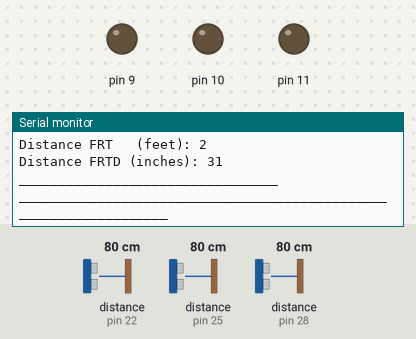
A sketch run on a simulated Arduino Uno, built with avr-gcc and run on an emulated ATmega328P. Shown: output pins drawn as LEDs (lit = HIGH), the last lines printed to the serial monitor. The test bench sets the inputs (shaded band); at power-on: distance to the obstacle (sensors on pin 22, pin 25, pin 28) 80 cm.

Above: at 2.4 s.
2.5 s: distance to the obstacle (sensor on pin 22) set to 2 cm
9.6 s: distance to the obstacle (sensor on pin 25) set to 2 cm
13.0 s: distance to the obstacle (sensor on pin 28) set to 2 cm
At 16.5 s:
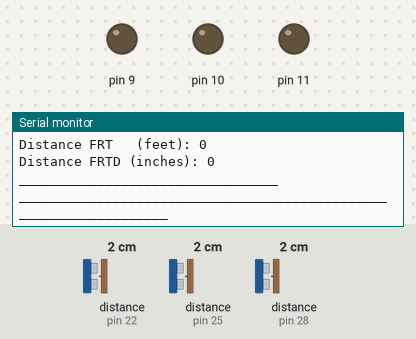
20.1 s: distance to the obstacle (sensor on pin 22) set to 4 cm
23.5 s: distance to the obstacle (sensor on pin 25) set to 35 cm
30.6 s: distance to the obstacle (sensor on pin 28) set to 4 cm
At 34.2 s:
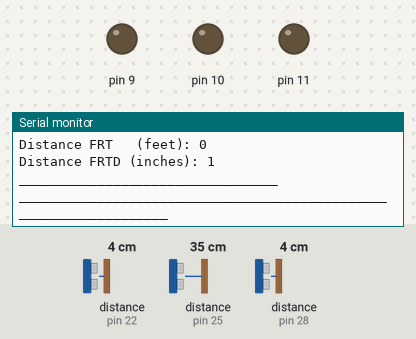
Timing chart, 0 to 35.0 s (numbered marks = the images above; inputs shaded):
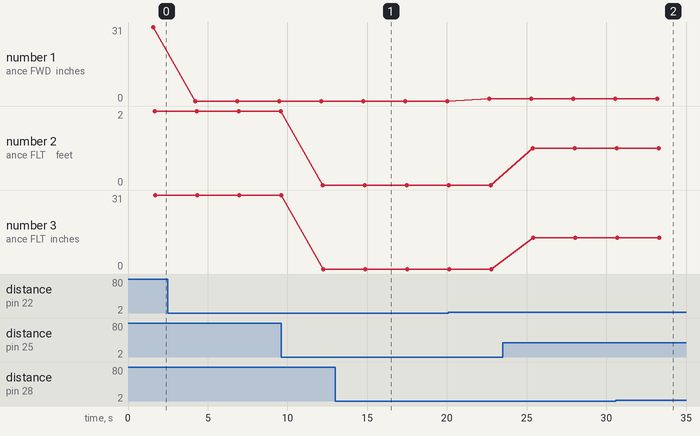

Measured:
- after the input at 13.0 s, the serial monitor: prints a new line after 2.0 s (image 1)
- after the input at 30.6 s, the serial monitor: prints a new line after 2.8 s (image 2)
- plotted number 1: 0 → 1 after the input at 20.1 s
- plotted number 3: 0 → 13 after the input at 23.5 s

The sketch:

vl53l0x_1.ino
```cpp
#include <Wire.h>
#include <VL53L0X.h>

VL53L0X sensor;
VL53L0X sensor2;
VL53L0X sensor3;

void setup()
{

  pinMode(9, OUTPUT);
  pinMode(10, OUTPUT);
  pinMode(11, OUTPUT);
  digitalWrite(9, LOW);
  digitalWrite(10, LOW);
  digitalWrite(11, LOW);

  delay(500);
  Wire.begin();


  Serial.begin (9600);

  //SENSOR
  pinMode(9, INPUT);
  delay(150);
  Serial.println("00");
  sensor.init(true);
  Serial.println("01");
  delay(100);
  sensor.setAddress((uint8_t)22);
  Serial.println("02");

  //SENSOR 2
  pinMode(10, INPUT);
  delay(150);
  sensor2.init(true);
  Serial.println("03");
  delay(100);
  sensor2.setAddress((uint8_t)25);
  Serial.println("04");

  //SENSOR 3
  pinMode(11, INPUT);
  delay(150);
  sensor3.init(true);
  Serial.println("05");
  delay(100);
  sensor3.setAddress((uint8_t)28);
  Serial.println("06");

  Serial.println("");
  Serial.println("addresses set");
  Serial.println("");
  Serial.println("");


  sensor.setTimeout(500);
  sensor2.setTimeout(500);
  sensor3.setTimeout(500);


}

void loop()
{
  Serial.println("__________________________________________________________________");
  Serial.println("");
  Serial.println("=================================");
  Serial.println ("I2C scanner. Scanning ...");
  byte count = 0;


  //for (byte i = 1; i < 120; i++)
  for (byte i = 1; i < 30; i++)
  {

    Wire.beginTransmission (i);
    if (Wire.endTransmission () == 0)
    {
      Serial.print ("Found address: ");
      Serial.print (i, DEC);
      Serial.print (" (0x");
      Serial.print (i, HEX);
      Serial.println (")");
      count++;
      delay (1);  // maybe unneeded?
    } // end of good response
  } // end of for loop
  Serial.println ("Done.");
  Serial.print ("Found ");
  Serial.print (count, DEC);
  Serial.println (" device(s).");
  Serial.println("=================================");


  //CHECK DISTANCES
  long DISTANCE_FWD = (sensor.readRangeSingleMillimeters()/25.4001);
  long DISTANCE_FLT = (sensor2.readRangeSingleMillimeters()/25.4001);
  long DISTANCE_FRT = (sensor3.readRangeSingleMillimeters()/25.4001);

  //FWD OR SENSOR
  if (sensor.timeoutOccurred())
  {
    Serial.println("_________________________________");
    Serial.print("Distance FWD (READING): ");
    Serial.println(" TIMEOUT");
    Serial.println("_________________________________");
    Serial.println("");
  }
  else
  {
    Serial.println("_________________________________");
    Serial.print("Distance FWD   (feet): ");
    Serial.println(DISTANCE_FWD/12);
    Serial.print("Distance FWD (inches): ");
    Serial.println(DISTANCE_FWD);
    Serial.println("_________________________________");
    Serial.println("");
  }

  //FLT OR SENSOR2
  if (sensor2.timeoutOccurred())
  {
    Serial.println("_________________________________");
    Serial.print("Distance FLT (READING): ");
    Serial.println(" TIMEOUT");
    Serial.println("_________________________________");
    Serial.println("");
  }
  else
  {
    Serial.println("_________________________________");
    Serial.print("Distance FLT   (feet): ");
    Serial.println(DISTANCE_FLT/12);
    Serial.print("Distance FLT (inches): ");
    Serial.println(DISTANCE_FLT);
    Serial.println("_________________________________");
    Serial.println("");
  }

  //FRT OR SENSOR3
  if (sensor3.timeoutOccurred())
  {
    Serial.println("_________________________________");
    Serial.print("Distance FRT (READING): ");
    Serial.println(" TIMEOUT");
    Serial.println("_________________________________");
    Serial.println("");
  }
  else
  {
    Serial.println("_________________________________");
    Serial.print("Distance FRT   (feet): ");
    Serial.println(DISTANCE_FRT/12);
    Serial.print("Distance FRTD (inches): ");
    Serial.println(DISTANCE_FRT);
    Serial.println("_________________________________");
    Serial.println("");
  }


  Serial.println("__________________________________________________________________");
  Serial.println();
  Serial.println();
  Serial.println();
  Serial.println();


  delay(2000);//can change to a lower time like 100
}
```
